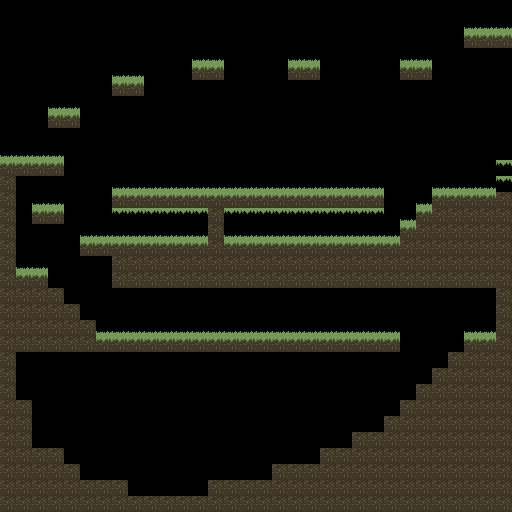

A level layout from a 2D game, rendered from its tile map. Below: a short description, then the map file with tile-grid data replaced by summaries:
An orthogonal 32x32 tile map with 16x16 px tiles, 2 tile layers (floor, foliage) and 43 objects.

<map version="1.2" tiledversion="1.3.4" orientation="orthogonal" renderorder="right-down" width="32" height="32" tilewidth="16" tileheight="16" infinite="0" nextlayerid="6" nextobjectid="86">
 <tileset firstgid="1" source="floor-tile111.tsx" />
 <layer id="1" name="floor" width="32" height="32">
  <data>[1024 cells, 350 non-empty, 2 distinct tile ids]</data>
 </layer>
 <layer id="2" name="foliage" width="32" height="32">
  <data>[1024 cells, 168 non-empty, 2 distinct tile ids]</data>
 </layer>
 <objectgroup id="4" name="crystals">
  <object id="17" x="48" y="256">
   <ellipse />
  </object>
  <object id="18" x="48" y="192">
   <ellipse />
  </object>
  <object id="19" x="256" y="224">
   <ellipse />
  </object>
  <object id="20" x="256" y="176">
   <ellipse />
  </object>
  <object id="70" x="32" y="368">
   <ellipse />
  </object>
  <object id="71" x="480" y="320">
   <ellipse />
  </object>
  <object id="85" x="496" y="16">
   <ellipse />
  </object>
 </objectgroup>
 <objectgroup id="5" name="Obstacles">
  <object id="37" x="48" y="256">
   <ellipse />
  </object>
  <object id="38" x="48" y="192">
   <ellipse />
  </object>
  <object id="39" x="256" y="224">
   <ellipse />
  </object>
  <object id="40" x="256" y="176">
   <ellipse />
  </object>
  <object id="41" x="432" y="192" width="80" height="96" />
  <object id="42" x="112" y="192" width="272" height="16" />
  <object id="43" x="112" y="240" width="320" height="48" />
  <object id="45" x="32" y="208" width="32" height="16" />
  <object id="46" x="80" y="240" width="32" height="16" />
  <object id="47" x="416" y="208" width="16" height="16" />
  <object id="48" x="400" y="224" width="32" height="16" />
  <object id="50" x="0" y="160" width="16" height="112" />
  <object id="51" x="16" y="160" width="48" height="16" />
  <object id="54" x="464" y="336" width="32" height="16" />
  <object id="55" x="496" y="288" width="16" height="224" />
  <object id="57" x="0" y="272" width="16" height="240" />
  <object id="58" x="48" y="272">
   <polygon points="0,0 64,64 0,64" />
  </object>
  <object id="59" x="16" y="272" width="32" height="16" />
  <object id="60" x="16" y="336" width="384" height="16" />
  <object id="64" x="464" y="336">
   <polygon points="0,0 -80,80 0,80" />
  </object>
  <object id="65" x="384" y="416">
   <polygon points="0,0 -96,48 0,48" />
  </object>
  <object id="66" x="288" y="464">
   <polygon points="0,0 -112,32 0,32" />
  </object>
  <object id="67" x="176" y="496">
   <polygon points="0,0 -80,-16 -80,0" />
  </object>
  <object id="68" x="96" y="480">
   <polygon points="0,0 -48,-32 -48,0" />
  </object>
  <object id="69" x="48" y="448">
   <polygon points="0,0 -32,-64 -32,0" />
  </object>
  <object id="72" x="-16" y="-16" width="16" height="176" />
  <object id="73" x="16" y="-16" width="512" height="16" />
  <object id="74" x="512" y="0" width="16" height="160" />
  <object id="75" x="0" y="-16" width="16" height="16" />
  <object id="76" x="-48" y="128" />
  <object id="78" x="48" y="112" width="32" height="16" />
  <object id="79" x="112" y="80" width="32" height="16" />
  <object id="80" x="192" y="64" width="32" height="16" />
  <object id="81" x="288" y="64" width="32" height="16" />
  <object id="83" x="400" y="64" width="32" height="16" />
  <object id="84" x="464" y="32" width="48" height="16" />
 </objectgroup>
</map>